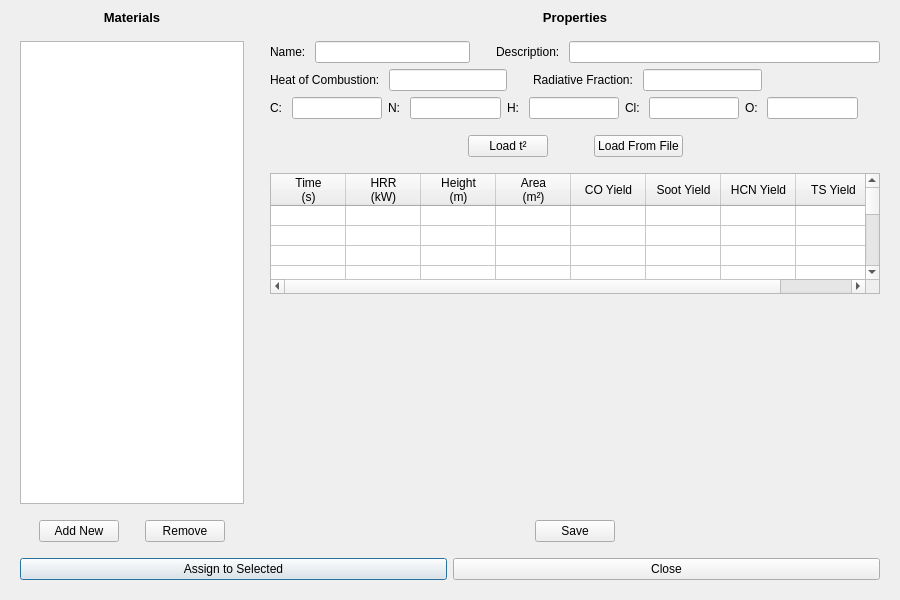
<?xml version="1.0" encoding="UTF-8"?>
<ui version="4.0">
 <class>FDYNFireMaterialDialog</class>
 <widget class="QDialog" name="FDYNFireMaterialDialog">
  <property name="geometry">
   <rect>
    <x>0</x>
    <y>0</y>
    <width>900</width>
    <height>600</height>
   </rect>
  </property>
  <property name="sizePolicy">
   <sizepolicy hsizetype="Fixed" vsizetype="Fixed">
    <horstretch>0</horstretch>
    <verstretch>0</verstretch>
   </sizepolicy>
  </property>
  <property name="minimumSize">
   <size>
    <width>900</width>
    <height>600</height>
   </size>
  </property>
  <property name="windowTitle">
   <string>Edit Fire Material</string>
  </property>
  <layout class="QVBoxLayout" name="verticalLayout" stretch="0,0">
   <property name="leftMargin">
    <number>20</number>
   </property>
   <property name="topMargin">
    <number>10</number>
   </property>
   <property name="rightMargin">
    <number>20</number>
   </property>
   <property name="bottomMargin">
    <number>10</number>
   </property>
   <item>
    <layout class="QHBoxLayout" name="hLayoutEntire" stretch="2,5">
     <property name="spacing">
      <number>6</number>
     </property>
     <property name="topMargin">
      <number>0</number>
     </property>
     <property name="bottomMargin">
      <number>0</number>
     </property>
     <item>
      <layout class="QVBoxLayout" name="vLayoutMaterialList" stretch="0,0,0">
       <property name="leftMargin">
        <number>0</number>
       </property>
       <property name="rightMargin">
        <number>20</number>
       </property>
       <item>
        <layout class="QHBoxLayout" name="horizontalLayout_2">
         <property name="bottomMargin">
          <number>10</number>
         </property>
         <item>
          <widget class="QLabel" name="label">
           <property name="font">
            <font>
             <pointsize>10</pointsize>
             <weight>75</weight>
             <bold>true</bold>
            </font>
           </property>
           <property name="text">
            <string>Materials</string>
           </property>
           <property name="alignment">
            <set>Qt::AlignCenter</set>
           </property>
          </widget>
         </item>
        </layout>
       </item>
       <item>
        <layout class="QVBoxLayout" name="vLayoutMaterials">
         <item>
          <widget class="QListWidget" name="listMaterial">
           <property name="styleSheet">
            <string notr="true"/>
           </property>
           <property name="frameShadow">
            <enum>QFrame::Sunken</enum>
           </property>
           <property name="lineWidth">
            <number>10</number>
           </property>
           <property name="midLineWidth">
            <number>10</number>
           </property>
           <property name="layoutMode">
            <enum>QListView::Batched</enum>
           </property>
           <property name="spacing">
            <number>5</number>
           </property>
           <property name="gridSize">
            <size>
             <width>0</width>
             <height>15</height>
            </size>
           </property>
           <property name="selectionRectVisible">
            <bool>false</bool>
           </property>
          </widget>
         </item>
        </layout>
       </item>
       <item>
        <layout class="QHBoxLayout" name="hLayoutNewButton">
         <property name="topMargin">
          <number>10</number>
         </property>
         <item>
          <spacer name="horizontalSpacer_6">
           <property name="orientation">
            <enum>Qt::Horizontal</enum>
           </property>
           <property name="sizeHint" stdset="0">
            <size>
             <width>40</width>
             <height>20</height>
            </size>
           </property>
          </spacer>
         </item>
         <item>
          <widget class="QPushButton" name="btnAddNew">
           <property name="text">
            <string>Add New</string>
           </property>
          </widget>
         </item>
         <item>
          <spacer name="horizontalSpacer_2">
           <property name="orientation">
            <enum>Qt::Horizontal</enum>
           </property>
           <property name="sizeHint" stdset="0">
            <size>
             <width>40</width>
             <height>20</height>
            </size>
           </property>
          </spacer>
         </item>
         <item>
          <widget class="QPushButton" name="btnRemove">
           <property name="text">
            <string>Remove</string>
           </property>
          </widget>
         </item>
         <item>
          <spacer name="horizontalSpacer">
           <property name="orientation">
            <enum>Qt::Horizontal</enum>
           </property>
           <property name="sizeHint" stdset="0">
            <size>
             <width>40</width>
             <height>20</height>
            </size>
           </property>
          </spacer>
         </item>
        </layout>
       </item>
      </layout>
     </item>
     <item>
      <layout class="QVBoxLayout" name="vLayoutMaterialProperties" stretch="0,2,2,4">
       <item>
        <layout class="QHBoxLayout" name="horizontalLayout_3">
         <property name="bottomMargin">
          <number>10</number>
         </property>
         <item>
          <widget class="QLabel" name="label_2">
           <property name="font">
            <font>
             <pointsize>10</pointsize>
             <weight>75</weight>
             <bold>true</bold>
            </font>
           </property>
           <property name="text">
            <string>Properties</string>
           </property>
           <property name="alignment">
            <set>Qt::AlignCenter</set>
           </property>
          </widget>
         </item>
        </layout>
       </item>
       <item>
        <layout class="QVBoxLayout" name="vLayoutMaterialInputs">
         <item>
          <layout class="QHBoxLayout" name="hLayoutNameAndDesc" stretch="0,1,0,0,2">
           <item>
            <widget class="QLabel" name="lblFireID">
             <property name="text">
              <string>Name: </string>
             </property>
            </widget>
           </item>
           <item>
            <widget class="QLineEdit" name="lineFireID"/>
           </item>
           <item>
            <spacer name="horizontalSpacer_5">
             <property name="orientation">
              <enum>Qt::Horizontal</enum>
             </property>
             <property name="sizeType">
              <enum>QSizePolicy::Fixed</enum>
             </property>
             <property name="sizeHint" stdset="0">
              <size>
               <width>20</width>
               <height>20</height>
              </size>
             </property>
            </spacer>
           </item>
           <item>
            <widget class="QLabel" name="lblFireDesc">
             <property name="text">
              <string>Description: </string>
             </property>
            </widget>
           </item>
           <item>
            <widget class="QLineEdit" name="lineFireDesc"/>
           </item>
          </layout>
         </item>
         <item>
          <layout class="QHBoxLayout" name="hLayoutFactors1">
           <item>
            <widget class="QLabel" name="lblCombuHeat">
             <property name="text">
              <string>Heat of Combustion: </string>
             </property>
            </widget>
           </item>
           <item>
            <widget class="QLineEdit" name="lineCombuHeat"/>
           </item>
           <item>
            <spacer name="horizontalSpacer_8">
             <property name="orientation">
              <enum>Qt::Horizontal</enum>
             </property>
             <property name="sizeType">
              <enum>QSizePolicy::Fixed</enum>
             </property>
             <property name="sizeHint" stdset="0">
              <size>
               <width>20</width>
               <height>20</height>
              </size>
             </property>
            </spacer>
           </item>
           <item>
            <widget class="QLabel" name="lblRadFraction">
             <property name="text">
              <string>Radiative Fraction: </string>
             </property>
            </widget>
           </item>
           <item>
            <widget class="QLineEdit" name="lineRadFraction"/>
           </item>
           <item>
            <spacer name="horizontalSpacer_3">
             <property name="orientation">
              <enum>Qt::Horizontal</enum>
             </property>
             <property name="sizeHint" stdset="0">
              <size>
               <width>40</width>
               <height>20</height>
              </size>
             </property>
            </spacer>
           </item>
          </layout>
         </item>
         <item>
          <layout class="QHBoxLayout" name="hLayoutFactors2">
           <item>
            <widget class="QLabel" name="lblC">
             <property name="text">
              <string>C: </string>
             </property>
            </widget>
           </item>
           <item>
            <widget class="QLineEdit" name="lineC"/>
           </item>
           <item>
            <widget class="QLabel" name="lblN">
             <property name="text">
              <string>N: </string>
             </property>
            </widget>
           </item>
           <item>
            <widget class="QLineEdit" name="lineN"/>
           </item>
           <item>
            <widget class="QLabel" name="lblH">
             <property name="text">
              <string>H: </string>
             </property>
            </widget>
           </item>
           <item>
            <widget class="QLineEdit" name="lineH"/>
           </item>
           <item>
            <widget class="QLabel" name="lblCl">
             <property name="text">
              <string>Cl: </string>
             </property>
            </widget>
           </item>
           <item>
            <widget class="QLineEdit" name="lineCl"/>
           </item>
           <item>
            <widget class="QLabel" name="lblO">
             <property name="text">
              <string>O: </string>
             </property>
            </widget>
           </item>
           <item>
            <widget class="QLineEdit" name="lineO"/>
           </item>
           <item>
            <spacer name="horizontalSpacer_4">
             <property name="orientation">
              <enum>Qt::Horizontal</enum>
             </property>
             <property name="sizeHint" stdset="0">
              <size>
               <width>40</width>
               <height>20</height>
              </size>
             </property>
            </spacer>
           </item>
          </layout>
         </item>
         <item>
          <layout class="QHBoxLayout" name="hLayoutButtons">
           <property name="topMargin">
            <number>10</number>
           </property>
           <property name="bottomMargin">
            <number>10</number>
           </property>
           <item>
            <spacer name="hSpacerLeft_2">
             <property name="orientation">
              <enum>Qt::Horizontal</enum>
             </property>
             <property name="sizeHint" stdset="0">
              <size>
               <width>40</width>
               <height>20</height>
              </size>
             </property>
            </spacer>
           </item>
           <item>
            <widget class="QPushButton" name="btnAddT2">
             <property name="text">
              <string>Load t²</string>
             </property>
            </widget>
           </item>
           <item>
            <spacer name="horizontalSpacer_7">
             <property name="orientation">
              <enum>Qt::Horizontal</enum>
             </property>
             <property name="sizeType">
              <enum>QSizePolicy::Fixed</enum>
             </property>
             <property name="sizeHint" stdset="0">
              <size>
               <width>40</width>
               <height>20</height>
              </size>
             </property>
            </spacer>
           </item>
           <item>
            <widget class="QPushButton" name="btnFromFile">
             <property name="text">
              <string>Load From File</string>
             </property>
            </widget>
           </item>
           <item>
            <spacer name="hSpacerRight_2">
             <property name="orientation">
              <enum>Qt::Horizontal</enum>
             </property>
             <property name="sizeHint" stdset="0">
              <size>
               <width>40</width>
               <height>20</height>
              </size>
             </property>
            </spacer>
           </item>
          </layout>
         </item>
        </layout>
       </item>
       <item>
        <widget class="QTableWidget" name="tableFireMaterials">
         <property name="focusPolicy">
          <enum>Qt::ClickFocus</enum>
         </property>
         <property name="rowCount">
          <number>30</number>
         </property>
         <property name="columnCount">
          <number>8</number>
         </property>
         <attribute name="horizontalHeaderCascadingSectionResizes">
          <bool>true</bool>
         </attribute>
         <attribute name="horizontalHeaderDefaultSectionSize">
          <number>75</number>
         </attribute>
         <attribute name="horizontalHeaderShowSortIndicator" stdset="0">
          <bool>true</bool>
         </attribute>
         <attribute name="horizontalHeaderStretchLastSection">
          <bool>true</bool>
         </attribute>
         <attribute name="verticalHeaderVisible">
          <bool>false</bool>
         </attribute>
         <attribute name="verticalHeaderMinimumSectionSize">
          <number>20</number>
         </attribute>
         <attribute name="verticalHeaderDefaultSectionSize">
          <number>20</number>
         </attribute>
         <attribute name="verticalHeaderHighlightSections">
          <bool>false</bool>
         </attribute>
         <attribute name="verticalHeaderStretchLastSection">
          <bool>false</bool>
         </attribute>
         <row/>
         <row/>
         <row/>
         <row/>
         <row/>
         <row/>
         <row/>
         <row/>
         <row/>
         <row/>
         <row/>
         <row/>
         <row/>
         <row/>
         <row/>
         <row/>
         <row/>
         <row/>
         <row/>
         <row/>
         <row/>
         <row/>
         <row/>
         <row/>
         <row/>
         <row/>
         <row/>
         <row/>
         <row/>
         <row/>
         <column>
          <property name="text">
           <string>Time
(s)</string>
          </property>
         </column>
         <column>
          <property name="text">
           <string>HRR
(kW)</string>
          </property>
         </column>
         <column>
          <property name="text">
           <string>Height
(m)</string>
          </property>
         </column>
         <column>
          <property name="text">
           <string>Area
(m²)</string>
          </property>
         </column>
         <column>
          <property name="text">
           <string>CO Yield</string>
          </property>
         </column>
         <column>
          <property name="text">
           <string>Soot Yield</string>
          </property>
         </column>
         <column>
          <property name="text">
           <string>HCN Yield</string>
          </property>
         </column>
         <column>
          <property name="text">
           <string>TS Yield</string>
          </property>
         </column>
        </widget>
       </item>
       <item>
        <layout class="QVBoxLayout" name="vLayoutGraph">
         <item>
          <widget class="FDYNHRRCurveWidget" name="widgetGraph" native="true">
           <property name="sizePolicy">
            <sizepolicy hsizetype="Expanding" vsizetype="Expanding">
             <horstretch>0</horstretch>
             <verstretch>0</verstretch>
            </sizepolicy>
           </property>
          </widget>
         </item>
         <item>
          <layout class="QHBoxLayout" name="horizontalLayout">
           <item>
            <spacer name="hSpacerLeft">
             <property name="orientation">
              <enum>Qt::Horizontal</enum>
             </property>
             <property name="sizeHint" stdset="0">
              <size>
               <width>40</width>
               <height>20</height>
              </size>
             </property>
            </spacer>
           </item>
           <item>
            <widget class="QPushButton" name="btnSave">
             <property name="text">
              <string>Save</string>
             </property>
            </widget>
           </item>
           <item>
            <spacer name="hSpacerRight">
             <property name="orientation">
              <enum>Qt::Horizontal</enum>
             </property>
             <property name="sizeHint" stdset="0">
              <size>
               <width>40</width>
               <height>20</height>
              </size>
             </property>
            </spacer>
           </item>
          </layout>
         </item>
        </layout>
       </item>
      </layout>
     </item>
    </layout>
   </item>
   <item>
    <layout class="QHBoxLayout" name="hLayoutOkCancel">
     <property name="leftMargin">
      <number>0</number>
     </property>
     <property name="topMargin">
      <number>10</number>
     </property>
     <property name="rightMargin">
      <number>0</number>
     </property>
     <property name="bottomMargin">
      <number>10</number>
     </property>
     <item>
      <widget class="QPushButton" name="btnRun">
       <property name="text">
        <string>Assign to Selected</string>
       </property>
       <property name="default">
        <bool>true</bool>
       </property>
      </widget>
     </item>
     <item>
      <widget class="QPushButton" name="btnClose">
       <property name="text">
        <string>Close</string>
       </property>
      </widget>
     </item>
    </layout>
   </item>
  </layout>
 </widget>
 <customwidgets>
  <customwidget>
   <class>FDYNHRRCurveWidget</class>
   <extends>QWidget</extends>
   <header>FDYNHRRCurveWidget.h</header>
   <container>1</container>
  </customwidget>
 </customwidgets>
 <tabstops>
  <tabstop>btnRun</tabstop>
  <tabstop>btnClose</tabstop>
  <tabstop>tableFireMaterials</tabstop>
 </tabstops>
 <resources/>
 <connections/>
</ui>
